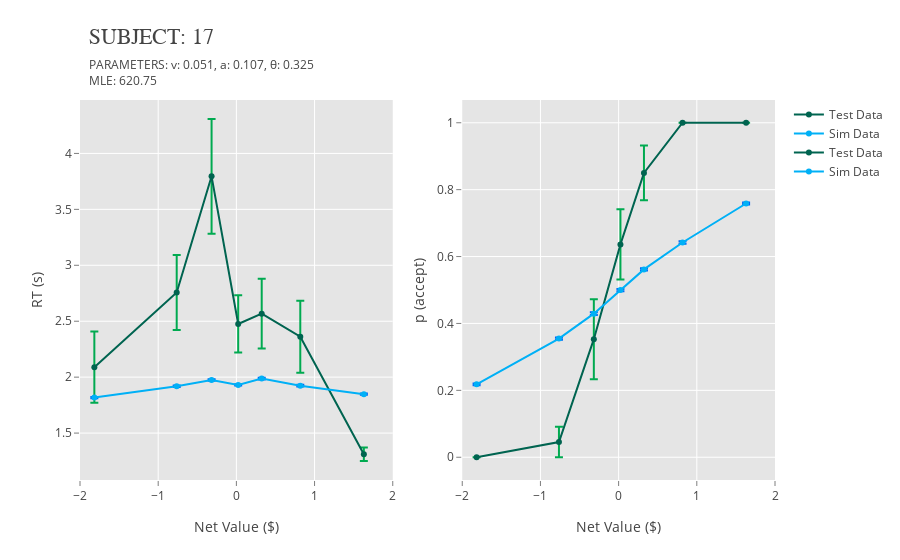

This figure's notebook cell:
### Markdown cell above
**Enter subject number to check fit**

---
- subject #s = 0-22
- decent fits: 7-10, 14
---
Can also use `plotly_rt()` or `plotly_choice()` to get single plots

### Code cell
mplot.plotly_combined(17, subject_data, test_expdata, subj_params_df)

### Figure 1 — Plotly figure (JSON) as saved in the notebook; plotly's stock layout.template omitted (floating-point values rounded to 4 significant figures)
{"data": [{"error_y": {"array": [0.3186, 0.3357, 0.5125, 0.2559, 0.3121, 0.322, 0.06071], "color": "rgb(0,170,80)", "type": "data", "visible": true}, "line": {"color": "rgb(0,100,80)"}, "mode": "lines+markers", "name": "Test Data", "type": "scatter", "x": [-1.816, -0.7632, -0.3171, 0.02318, 0.324, 0.8175, 1.63], "y": [2.089, 2.757, 3.795, 2.475, 2.568, 2.362, 1.311]}, {"error_y": {"array": [0.004916, 0.006135, 0.007308, 0.006181, 0.006863, 0.007155, 0.005508], "color": "rgb(0,100,246)", "type": "data", "visible": true}, "line": {"color": "rgb(0,176,246)"}, "mode": "lines+markers", "name": "Sim Data", "type": "scatter", "x": [-1.816, -0.7632, -0.3171, 0.02318, 0.324, 0.8175, 1.63], "y": [1.817, 1.918, 1.974, 1.931, 1.987, 1.924, 1.847]}, {"error_y": {"array": [0, 0.04545, 0.1195, 0.105, 0.08192, 0, 0], "color": "rgb(0,170,80)", "type": "data", "visible": true}, "line": {"color": "rgb(0,100,80)"}, "mode": "lines+markers", "name": "Test Data", "type": "scatter", "x": [-1.816, -0.7632, -0.3171, 0.02318, 0.324, 0.8175, 1.63], "xaxis": "x2", "y": [0, 0.04545, 0.3529, 0.6364, 0.85, 1, 1], "yaxis": "y2"}, {"error_y": {"array": [0.002468, 0.003226, 0.003797, 0.003371, 0.003509, 0.00379, 0.002822], "color": "rgb(0,100,246)", "type": "data", "visible": true}, "line": {"color": "rgb(0,176,246)"}, "mode": "lines+markers", "name": "Sim Data", "type": "scatter", "x": [-1.816, -0.7632, -0.3171, 0.02318, 0.324, 0.8175, 1.63], "xaxis": "x2", "y": [0.218, 0.3547, 0.4293, 0.4998, 0.5616, 0.642, 0.7586], "yaxis": "y2"}], "layout": {"annotations": [{"showarrow": false, "text": "PARAMETERS: v: 0.051, a: 0.107, θ: 0.325", "x": 0.01, "xref": "paper", "y": 1.12, "yref": "paper"}, {"showarrow": false, "text": "MLE: 620.75", "x": 0.01, "xref": "paper", "y": 1.08, "yref": "paper"}, {"font": {"family": "Arial, sans-serif", "size": 22}, "showarrow": false, "text": "SUBJECT: 17", "x": 0.01, "xref": "paper", "y": 1.2, "yref": "paper"}], "paper_bgcolor": "rgb(255,255,255)", "plot_bgcolor": "rgb(229,229,229)", "xaxis": {"domain": [0, 0.45], "gridcolor": "rgb(255,255,255)", "range": [-2, 2], "showgrid": true, "showline": false, "showticklabels": true, "tickcolor": "rgb(127,127,127)", "ticks": "outside", "title": "Net Value ($)", "zeroline": false}, "xaxis2": {"domain": [0.55, 1], "gridcolor": "rgb(255,255,255)", "range": [-2, 2], "showgrid": true, "showline": false, "showticklabels": true, "tickcolor": "rgb(127,127,127)", "ticks": "outside", "title": "Net Value ($)", "zeroline": false}, "yaxis1": {"anchor": "x1", "gridcolor": "rgb(255,255,255)", "range": [0], "showgrid": true, "showline": false, "showticklabels": true, "tickcolor": "rgb(127,127,127)", "ticks": "outside", "title": "RT (s)", "zeroline": false}, "yaxis2": {"anchor": "x2", "gridcolor": "rgb(255,255,255)", "range": [0], "showgrid": true, "showline": false, "showticklabels": true, "tickcolor": "rgb(127,127,127)", "ticks": "outside", "title": "p (accept)", "zeroline": false}}}
